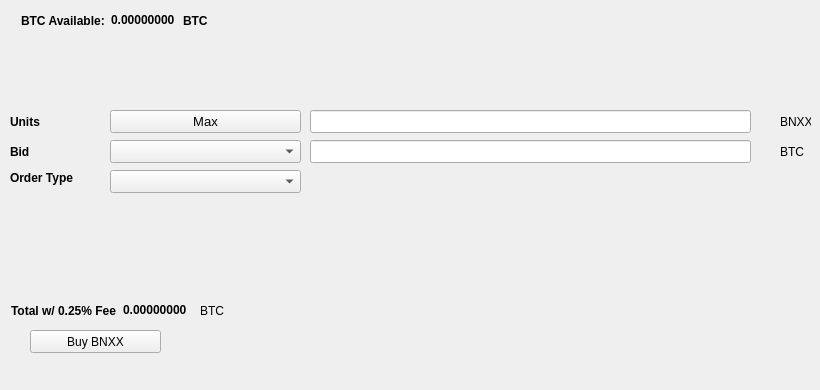
   <widget class="QWidget" name="BuyTab">
    <attribute name="title">
     <string>Buy</string>
    </attribute>
    <widget class="QPushButton" name="BuyBNXX">
     <property name="geometry">
      <rect>
       <x>30</x>
       <y>330</y>
       <width>131</width>
       <height>23</height>
      </rect>
     </property>
     <property name="text">
      <string>Buy BNXX</string>
     </property>
     <property name="icon">
      <iconset resource="../bitcoinnexx.qrc">
       <normaloff>:/icons/bitcoin</normaloff>:/icons/bitcoin</iconset>
     </property>
    </widget>
    <widget class="QLabel" name="label_3">
     <property name="geometry">
      <rect>
       <x>10</x>
       <y>110</y>
       <width>46</width>
       <height>23</height>
      </rect>
     </property>
     <property name="font">
      <font>
       <weight>75</weight>
       <bold>true</bold>
      </font>
     </property>
     <property name="text">
      <string>Units</string>
     </property>
    </widget>
    <widget class="QLineEdit" name="UnitsInput">
     <property name="geometry">
      <rect>
       <x>310</x>
       <y>110</y>
       <width>441</width>
       <height>23</height>
      </rect>
     </property>
     <property name="font">
      <font>
       <pointsize>9</pointsize>
       <weight>75</weight>
       <bold>true</bold>
      </font>
     </property>
    </widget>
    <widget class="QLineEdit" name="BuyBidPriceEdit">
     <property name="geometry">
      <rect>
       <x>310</x>
       <y>140</y>
       <width>441</width>
       <height>23</height>
      </rect>
     </property>
     <property name="font">
      <font>
       <pointsize>9</pointsize>
       <weight>75</weight>
       <bold>true</bold>
      </font>
     </property>
    </widget>
    <widget class="QLabel" name="label_4">
     <property name="geometry">
      <rect>
       <x>780</x>
       <y>110</y>
       <width>31</width>
       <height>23</height>
      </rect>
     </property>
     <property name="text">
      <string>BNXX</string>
     </property>
    </widget>
    <widget class="QLabel" name="label_5">
     <property name="geometry">
      <rect>
       <x>780</x>
       <y>140</y>
       <width>31</width>
       <height>23</height>
      </rect>
     </property>
     <property name="text">
      <string>BTC</string>
     </property>
    </widget>
    <widget class="QLabel" name="label_6">
     <property name="geometry">
      <rect>
       <x>10</x>
       <y>140</y>
       <width>46</width>
       <height>23</height>
      </rect>
     </property>
     <property name="font">
      <font>
       <weight>75</weight>
       <bold>true</bold>
      </font>
     </property>
     <property name="text">
      <string>Bid</string>
     </property>
    </widget>
    <widget class="QLabel" name="label_7">
     <property name="geometry">
      <rect>
       <x>10</x>
       <y>170</y>
       <width>91</width>
       <height>16</height>
      </rect>
     </property>
     <property name="font">
      <font>
       <weight>75</weight>
       <bold>true</bold>
      </font>
     </property>
     <property name="text">
      <string>Order Type</string>
     </property>
    </widget>
    <widget class="QPushButton" name="Buy_Max_Amount">
     <property name="geometry">
      <rect>
       <x>110</x>
       <y>110</y>
       <width>191</width>
       <height>23</height>
      </rect>
     </property>
     <property name="font">
      <font>
       <pointsize>10</pointsize>
      </font>
     </property>
     <property name="text">
      <string>Max</string>
     </property>
    </widget>
    <widget class="QComboBox" name="BuyBidcomboBox">
     <property name="geometry">
      <rect>
       <x>110</x>
       <y>140</y>
       <width>191</width>
       <height>23</height>
      </rect>
     </property>
     <property name="font">
      <font>
       <pointsize>10</pointsize>
      </font>
     </property>
    </widget>
    <widget class="QComboBox" name="buyOrdertypeCombo">
     <property name="geometry">
      <rect>
       <x>110</x>
       <y>170</y>
       <width>191</width>
       <height>23</height>
      </rect>
     </property>
     <property name="font">
      <font>
       <pointsize>10</pointsize>
      </font>
     </property>
    </widget>
    <widget class="QWidget" name="layoutWidget1">
     <property name="geometry">
      <rect>
       <x>21</x>
       <y>11</y>
       <width>227</width>
       <height>19</height>
      </rect>
     </property>
     <layout class="QHBoxLayout" name="horizontalLayout_3">
      <item>
       <widget class="QLabel" name="label232">
        <property name="font">
         <font>
          <weight>75</weight>
          <bold>true</bold>
         </font>
        </property>
        <property name="text">
         <string>BTC Available:</string>
        </property>
       </widget>
      </item>
      <item>
       <widget class="QLabel" name="BtcAvailableLbl">
        <property name="palette">
         <palette>
          <active>
           <colorrole role="WindowText">
            <brush brushstyle="SolidPattern">
             <color alpha="255">
              <red>0</red>
              <green>0</green>
              <blue>0</blue>
             </color>
            </brush>
           </colorrole>
           <colorrole role="Button">
            <brush brushstyle="SolidPattern">
             <color alpha="255">
              <red>0</red>
              <green>170</green>
              <blue>0</blue>
             </color>
            </brush>
           </colorrole>
           <colorrole role="Light">
            <brush brushstyle="SolidPattern">
             <color alpha="255">
              <red>0</red>
              <green>255</green>
              <blue>0</blue>
             </color>
            </brush>
           </colorrole>
           <colorrole role="Midlight">
            <brush brushstyle="SolidPattern">
             <color alpha="255">
              <red>0</red>
              <green>212</green>
              <blue>0</blue>
             </color>
            </brush>
           </colorrole>
           <colorrole role="Dark">
            <brush brushstyle="SolidPattern">
             <color alpha="255">
              <red>0</red>
              <green>85</green>
              <blue>0</blue>
             </color>
            </brush>
           </colorrole>
           <colorrole role="Mid">
            <brush brushstyle="SolidPattern">
             <color alpha="255">
              <red>0</red>
              <green>113</green>
              <blue>0</blue>
             </color>
            </brush>
           </colorrole>
           <colorrole role="Text">
            <brush brushstyle="SolidPattern">
             <color alpha="255">
              <red>0</red>
              <green>170</green>
              <blue>0</blue>
             </color>
            </brush>
           </colorrole>
           <colorrole role="BrightText">
            <brush brushstyle="SolidPattern">
             <color alpha="255">
              <red>255</red>
              <green>255</green>
              <blue>255</blue>
             </color>
            </brush>
           </colorrole>
           <colorrole role="ButtonText">
            <brush brushstyle="SolidPattern">
             <color alpha="255">
              <red>0</red>
              <green>0</green>
              <blue>0</blue>
             </color>
            </brush>
           </colorrole>
           <colorrole role="Base">
            <brush brushstyle="SolidPattern">
             <color alpha="255">
              <red>255</red>
              <green>255</green>
              <blue>255</blue>
             </color>
            </brush>
           </colorrole>
           <colorrole role="Window">
            <brush brushstyle="SolidPattern">
             <color alpha="255">
              <red>0</red>
              <green>170</green>
              <blue>0</blue>
             </color>
            </brush>
           </colorrole>
           <colorrole role="Shadow">
            <brush brushstyle="SolidPattern">
             <color alpha="255">
              <red>0</red>
              <green>0</green>
              <blue>0</blue>
             </color>
            </brush>
           </colorrole>
           <colorrole role="AlternateBase">
            <brush brushstyle="SolidPattern">
             <color alpha="255">
              <red>127</red>
              <green>212</green>
              <blue>127</blue>
             </color>
            </brush>
           </colorrole>
           <colorrole role="ToolTipBase">
            <brush brushstyle="SolidPattern">
             <color alpha="255">
              <red>255</red>
              <green>255</green>
              <blue>220</blue>
             </color>
            </brush>
           </colorrole>
           <colorrole role="ToolTipText">
            <brush brushstyle="SolidPattern">
             <color alpha="255">
              <red>0</red>
              <green>0</green>
              <blue>0</blue>
             </color>
            </brush>
           </colorrole>
          </active>
          <inactive>
           <colorrole role="WindowText">
            <brush brushstyle="SolidPattern">
             <color alpha="255">
              <red>0</red>
              <green>0</green>
              <blue>0</blue>
             </color>
            </brush>
           </colorrole>
           <colorrole role="Button">
            <brush brushstyle="SolidPattern">
             <color alpha="255">
              <red>0</red>
              <green>170</green>
              <blue>0</blue>
             </color>
            </brush>
           </colorrole>
           <colorrole role="Light">
            <brush brushstyle="SolidPattern">
             <color alpha="255">
              <red>0</red>
              <green>255</green>
              <blue>0</blue>
             </color>
            </brush>
           </colorrole>
           <colorrole role="Midlight">
            <brush brushstyle="SolidPattern">
             <color alpha="255">
              <red>0</red>
              <green>212</green>
              <blue>0</blue>
             </color>
            </brush>
           </colorrole>
           <colorrole role="Dark">
            <brush brushstyle="SolidPattern">
             <color alpha="255">
              <red>0</red>
              <green>85</green>
              <blue>0</blue>
             </color>
            </brush>
           </colorrole>
           <colorrole role="Mid">
            <brush brushstyle="SolidPattern">
             <color alpha="255">
              <red>0</red>
              <green>113</green>
              <blue>0</blue>
             </color>
            </brush>
           </colorrole>
           <colorrole role="Text">
            <brush brushstyle="SolidPattern">
             <color alpha="255">
              <red>0</red>
              <green>170</green>
              <blue>0</blue>
             </color>
            </brush>
           </colorrole>
           <colorrole role="BrightText">
            <brush brushstyle="SolidPattern">
             <color alpha="255">
              <red>255</red>
              <green>255</green>
              <blue>255</blue>
             </color>
            </brush>
           </colorrole>
           <colorrole role="ButtonText">
            <brush brushstyle="SolidPattern">
             <color alpha="255">
              <red>0</red>
              <green>0</green>
              <blue>0</blue>
             </color>
            </brush>
           </colorrole>
           <colorrole role="Base">
            <brush brushstyle="SolidPattern">
             <color alpha="255">
              <red>255</red>
              <green>255</green>
              <blue>255</blue>
             </color>
            </brush>
           </colorrole>
           <colorrole role="Window">
            <brush brushstyle="SolidPattern">
             <color alpha="255">
              <red>0</red>
              <green>170</green>
              <blue>0</blue>
             </color>
            </brush>
           </colorrole>
           <colorrole role="Shadow">
            <brush brushstyle="SolidPattern">
             <color alpha="255">
              <red>0</red>
              <green>0</green>
              <blue>0</blue>
             </color>
            </brush>
           </colorrole>
           <colorrole role="AlternateBase">
            <brush brushstyle="SolidPattern">
             <color alpha="255">
              <red>127</red>
              <green>212</green>
              <blue>127</blue>
             </color>
            </brush>
           </colorrole>
           <colorrole role="ToolTipBase">
            <brush brushstyle="SolidPattern">
             <color alpha="255">
              <red>255</red>
              <green>255</green>
              <blue>220</blue>
             </color>
            </brush>
           </colorrole>
           <colorrole role="ToolTipText">
            <brush brushstyle="SolidPattern">
             <color alpha="255">
              <red>0</red>
              <green>0</green>
              <blue>0</blue>
             </color>
            </brush>
           </colorrole>
          </inactive>
          <disabled>
           <colorrole role="WindowText">
            <brush brushstyle="SolidPattern">
             <color alpha="255">
              <red>0</red>
              <green>85</green>
              <blue>0</blue>
             </color>
            </brush>
           </colorrole>
           <colorrole role="Button">
            <brush brushstyle="SolidPattern">
             <color alpha="255">
              <red>0</red>
              <green>170</green>
              <blue>0</blue>
             </color>
            </brush>
           </colorrole>
           <colorrole role="Light">
            <brush brushstyle="SolidPattern">
             <color alpha="255">
              <red>0</red>
              <green>255</green>
              <blue>0</blue>
             </color>
            </brush>
           </colorrole>
           <colorrole role="Midlight">
            <brush brushstyle="SolidPattern">
             <color alpha="255">
              <red>0</red>
              <green>212</green>
              <blue>0</blue>
             </color>
            </brush>
           </colorrole>
           <colorrole role="Dark">
            <brush brushstyle="SolidPattern">
             <color alpha="255">
              <red>0</red>
              <green>85</green>
              <blue>0</blue>
             </color>
            </brush>
           </colorrole>
           <colorrole role="Mid">
            <brush brushstyle="SolidPattern">
             <color alpha="255">
              <red>0</red>
              <green>113</green>
              <blue>0</blue>
             </color>
            </brush>
           </colorrole>
           <colorrole role="Text">
            <brush brushstyle="SolidPattern">
             <color alpha="255">
              <red>0</red>
              <green>85</green>
              <blue>0</blue>
             </color>
            </brush>
           </colorrole>
           <colorrole role="BrightText">
            <brush brushstyle="SolidPattern">
             <color alpha="255">
              <red>255</red>
              <green>255</green>
              <blue>255</blue>
             </color>
            </brush>
           </colorrole>
           <colorrole role="ButtonText">
            <brush brushstyle="SolidPattern">
             <color alpha="255">
              <red>0</red>
              <green>85</green>
              <blue>0</blue>
             </color>
            </brush>
           </colorrole>
           <colorrole role="Base">
            <brush brushstyle="SolidPattern">
             <color alpha="255">
              <red>0</red>
              <green>170</green>
              <blue>0</blue>
             </color>
            </brush>
           </colorrole>
           <colorrole role="Window">
            <brush brushstyle="SolidPattern">
             <color alpha="255">
              <red>0</red>
              <green>170</green>
              <blue>0</blue>
             </color>
            </brush>
           </colorrole>
           <colorrole role="Shadow">
            <brush brushstyle="SolidPattern">
             <color alpha="255">
              <red>0</red>
              <green>0</green>
              <blue>0</blue>
             </color>
            </brush>
           </colorrole>
           <colorrole role="AlternateBase">
            <brush brushstyle="SolidPattern">
             <color alpha="255">
              <red>0</red>
              <green>170</green>
              <blue>0</blue>
             </color>
            </brush>
           </colorrole>
           <colorrole role="ToolTipBase">
            <brush brushstyle="SolidPattern">
             <color alpha="255">
              <red>255</red>
              <green>255</green>
              <blue>220</blue>
             </color>
            </brush>
           </colorrole>
           <colorrole role="ToolTipText">
            <brush brushstyle="SolidPattern">
             <color alpha="255">
              <red>0</red>
              <green>0</green>
              <blue>0</blue>
             </color>
            </brush>
           </colorrole>
          </disabled>
         </palette>
        </property>
        <property name="font">
         <font>
          <weight>75</weight>
          <bold>true</bold>
         </font>
        </property>
        <property name="text">
         <string>0.00000000</string>
        </property>
        <property name="textInteractionFlags">
         <set>Qt::LinksAccessibleByMouse|Qt::TextSelectableByKeyboard|Qt::TextSelectableByMouse</set>
        </property>
       </widget>
      </item>
      <item>
       <widget class="QLabel" name="BtcAvailableLbl_2">
        <property name="font">
         <font>
          <weight>75</weight>
          <bold>true</bold>
         </font>
        </property>
        <property name="text">
         <string>BTC</string>
        </property>
       </widget>
      </item>
     </layout>
    </widget>
    <widget class="QWidget" name="layoutWidge2">
     <property name="geometry">
      <rect>
       <x>11</x>
       <y>301</y>
       <width>259</width>
       <height>19</height>
      </rect>
     </property>
     <layout class="QHBoxLayout" name="horizontalLayout_4">
      <item>
       <widget class="QLabel" name="label_9">
        <property name="font">
         <font>
          <weight>75</weight>
          <bold>true</bold>
         </font>
        </property>
        <property name="text">
         <string>Total w/ 0.25% Fee</string>
        </property>
       </widget>
      </item>
      <item>
       <widget class="QLabel" name="BuyCostLabel">
        <property name="palette">
         <palette>
          <active>
           <colorrole role="WindowText">
            <brush brushstyle="SolidPattern">
             <color alpha="255">
              <red>0</red>
              <green>0</green>
              <blue>0</blue>
             </color>
            </brush>
           </colorrole>
           <colorrole role="Button">
            <brush brushstyle="SolidPattern">
             <color alpha="255">
              <red>0</red>
              <green>170</green>
              <blue>0</blue>
             </color>
            </brush>
           </colorrole>
           <colorrole role="Light">
            <brush brushstyle="SolidPattern">
             <color alpha="255">
              <red>0</red>
              <green>255</green>
              <blue>0</blue>
             </color>
            </brush>
           </colorrole>
           <colorrole role="Midlight">
            <brush brushstyle="SolidPattern">
             <color alpha="255">
              <red>0</red>
              <green>212</green>
              <blue>0</blue>
             </color>
            </brush>
           </colorrole>
           <colorrole role="Dark">
            <brush brushstyle="SolidPattern">
             <color alpha="255">
              <red>0</red>
              <green>85</green>
              <blue>0</blue>
             </color>
            </brush>
           </colorrole>
           <colorrole role="Mid">
            <brush brushstyle="SolidPattern">
             <color alpha="255">
              <red>0</red>
              <green>113</green>
              <blue>0</blue>
             </color>
            </brush>
           </colorrole>
           <colorrole role="Text">
            <brush brushstyle="SolidPattern">
             <color alpha="255">
              <red>0</red>
              <green>170</green>
              <blue>0</blue>
             </color>
            </brush>
           </colorrole>
           <colorrole role="BrightText">
            <brush brushstyle="SolidPattern">
             <color alpha="255">
              <red>255</red>
              <green>255</green>
              <blue>255</blue>
             </color>
            </brush>
           </colorrole>
           <colorrole role="ButtonText">
            <brush brushstyle="SolidPattern">
             <color alpha="255">
              <red>0</red>
              <green>0</green>
              <blue>0</blue>
             </color>
            </brush>
           </colorrole>
           <colorrole role="Base">
            <brush brushstyle="SolidPattern">
             <color alpha="255">
              <red>255</red>
              <green>255</green>
              <blue>255</blue>
             </color>
            </brush>
           </colorrole>
           <colorrole role="Window">
            <brush brushstyle="SolidPattern">
             <color alpha="255">
              <red>0</red>
              <green>170</green>
              <blue>0</blue>
             </color>
            </brush>
           </colorrole>
           <colorrole role="Shadow">
            <brush brushstyle="SolidPattern">
             <color alpha="255">
              <red>0</red>
              <green>0</green>
              <blue>0</blue>
             </color>
            </brush>
           </colorrole>
           <colorrole role="AlternateBase">
            <brush brushstyle="SolidPattern">
             <color alpha="255">
              <red>127</red>
              <green>212</green>
              <blue>127</blue>
             </color>
            </brush>
           </colorrole>
           <colorrole role="ToolTipBase">
            <brush brushstyle="SolidPattern">
             <color alpha="255">
              <red>255</red>
              <green>255</green>
              <blue>220</blue>
             </color>
            </brush>
           </colorrole>
           <colorrole role="ToolTipText">
            <brush brushstyle="SolidPattern">
             <color alpha="255">
              <red>0</red>
              <green>0</green>
              <blue>0</blue>
             </color>
            </brush>
           </colorrole>
          </active>
          <inactive>
           <colorrole role="WindowText">
            <brush brushstyle="SolidPattern">
             <color alpha="255">
              <red>0</red>
              <green>0</green>
              <blue>0</blue>
             </color>
            </brush>
           </colorrole>
           <colorrole role="Button">
            <brush brushstyle="SolidPattern">
             <color alpha="255">
              <red>0</red>
              <green>170</green>
              <blue>0</blue>
             </color>
            </brush>
           </colorrole>
           <colorrole role="Light">
            <brush brushstyle="SolidPattern">
             <color alpha="255">
              <red>0</red>
              <green>255</green>
              <blue>0</blue>
             </color>
            </brush>
           </colorrole>
           <colorrole role="Midlight">
            <brush brushstyle="SolidPattern">
             <color alpha="255">
              <red>0</red>
              <green>212</green>
              <blue>0</blue>
             </color>
            </brush>
           </colorrole>
           <colorrole role="Dark">
            <brush brushstyle="SolidPattern">
             <color alpha="255">
              <red>0</red>
              <green>85</green>
              <blue>0</blue>
             </color>
            </brush>
           </colorrole>
           <colorrole role="Mid">
            <brush brushstyle="SolidPattern">
             <color alpha="255">
              <red>0</red>
              <green>113</green>
              <blue>0</blue>
             </color>
            </brush>
           </colorrole>
           <colorrole role="Text">
            <brush brushstyle="SolidPattern">
             <color alpha="255">
              <red>0</red>
              <green>170</green>
              <blue>0</blue>
             </color>
            </brush>
           </colorrole>
           <colorrole role="BrightText">
            <brush brushstyle="SolidPattern">
             <color alpha="255">
              <red>255</red>
              <green>255</green>
              <blue>255</blue>
             </color>
            </brush>
           </colorrole>
           <colorrole role="ButtonText">
            <brush brushstyle="SolidPattern">
             <color alpha="255">
              <red>0</red>
              <green>0</green>
              <blue>0</blue>
             </color>
            </brush>
           </colorrole>
           <colorrole role="Base">
            <brush brushstyle="SolidPattern">
             <color alpha="255">
              <red>255</red>
              <green>255</green>
              <blue>255</blue>
             </color>
            </brush>
           </colorrole>
           <colorrole role="Window">
            <brush brushstyle="SolidPattern">
             <color alpha="255">
              <red>0</red>
              <green>170</green>
              <blue>0</blue>
             </color>
            </brush>
           </colorrole>
           <colorrole role="Shadow">
            <brush brushstyle="SolidPattern">
             <color alpha="255">
              <red>0</red>
              <green>0</green>
              <blue>0</blue>
             </color>
            </brush>
           </colorrole>
           <colorrole role="AlternateBase">
            <brush brushstyle="SolidPattern">
             <color alpha="255">
              <red>127</red>
              <green>212</green>
              <blue>127</blue>
             </color>
            </brush>
           </colorrole>
           <colorrole role="ToolTipBase">
            <brush brushstyle="SolidPattern">
             <color alpha="255">
              <red>255</red>
              <green>255</green>
              <blue>220</blue>
             </color>
            </brush>
           </colorrole>
           <colorrole role="ToolTipText">
            <brush brushstyle="SolidPattern">
             <color alpha="255">
              <red>0</red>
              <green>0</green>
              <blue>0</blue>
             </color>
            </brush>
           </colorrole>
          </inactive>
          <disabled>
           <colorrole role="WindowText">
            <brush brushstyle="SolidPattern">
             <color alpha="255">
              <red>0</red>
              <green>85</green>
              <blue>0</blue>
             </color>
            </brush>
           </colorrole>
           <colorrole role="Button">
            <brush brushstyle="SolidPattern">
             <color alpha="255">
              <red>0</red>
              <green>170</green>
              <blue>0</blue>
             </color>
            </brush>
           </colorrole>
           <colorrole role="Light">
            <brush brushstyle="SolidPattern">
             <color alpha="255">
              <red>0</red>
              <green>255</green>
              <blue>0</blue>
             </color>
            </brush>
           </colorrole>
           <colorrole role="Midlight">
            <brush brushstyle="SolidPattern">
             <color alpha="255">
              <red>0</red>
              <green>212</green>
              <blue>0</blue>
             </color>
            </brush>
           </colorrole>
           <colorrole role="Dark">
            <brush brushstyle="SolidPattern">
             <color alpha="255">
              <red>0</red>
              <green>85</green>
              <blue>0</blue>
             </color>
            </brush>
           </colorrole>
           <colorrole role="Mid">
            <brush brushstyle="SolidPattern">
             <color alpha="255">
              <red>0</red>
              <green>113</green>
              <blue>0</blue>
             </color>
            </brush>
           </colorrole>
           <colorrole role="Text">
            <brush brushstyle="SolidPattern">
             <color alpha="255">
              <red>0</red>
              <green>85</green>
              <blue>0</blue>
             </color>
            </brush>
           </colorrole>
           <colorrole role="BrightText">
            <brush brushstyle="SolidPattern">
             <color alpha="255">
              <red>255</red>
              <green>255</green>
              <blue>255</blue>
             </color>
            </brush>
           </colorrole>
           <colorrole role="ButtonText">
            <brush brushstyle="SolidPattern">
             <color alpha="255">
              <red>0</red>
              <green>85</green>
              <blue>0</blue>
             </color>
            </brush>
           </colorrole>
           <colorrole role="Base">
            <brush brushstyle="SolidPattern">
             <color alpha="255">
              <red>0</red>
              <green>170</green>
              <blue>0</blue>
             </color>
            </brush>
           </colorrole>
           <colorrole role="Window">
            <brush brushstyle="SolidPattern">
             <color alpha="255">
              <red>0</red>
              <green>170</green>
              <blue>0</blue>
             </color>
            </brush>
           </colorrole>
           <colorrole role="Shadow">
            <brush brushstyle="SolidPattern">
             <color alpha="255">
              <red>0</red>
              <green>0</green>
              <blue>0</blue>
             </color>
            </brush>
           </colorrole>
           <colorrole role="AlternateBase">
            <brush brushstyle="SolidPattern">
             <color alpha="255">
              <red>0</red>
              <green>170</green>
              <blue>0</blue>
             </color>
            </brush>
           </colorrole>
           <colorrole role="ToolTipBase">
            <brush brushstyle="SolidPattern">
             <color alpha="255">
              <red>255</red>
              <green>255</green>
              <blue>220</blue>
             </color>
            </brush>
           </colorrole>
           <colorrole role="ToolTipText">
            <brush brushstyle="SolidPattern">
             <color alpha="255">
              <red>0</red>
              <green>0</green>
              <blue>0</blue>
             </color>
            </brush>
           </colorrole>
          </disabled>
         </palette>
        </property>
        <property name="font">
         <font>
          <weight>75</weight>
          <bold>true</bold>
         </font>
        </property>
        <property name="autoFillBackground">
         <bool>false</bool>
        </property>
        <property name="text">
         <string>0.00000000</string>
        </property>
        <property name="textInteractionFlags">
         <set>Qt::LinksAccessibleByMouse|Qt::TextSelectableByMouse</set>
        </property>
       </widget>
      </item>
      <item>
       <widget class="QLabel" name="label_10">
        <property name="font">
         <font>
          <weight>50</weight>
          <bold>false</bold>
         </font>
        </property>
        <property name="text">
         <string>BTC</string>
        </property>
       </widget>
      </item>
     </layout>
    </widget>
    <widget class="QLabel" name="label_24">
     <property name="geometry">
      <rect>
       <x>460</x>
       <y>300</y>
       <width>281</width>
       <height>81</height>
      </rect>
     </property>
     <property name="text">
      <string/>
     </property>
     <property name="pixmap">
      <pixmap>:/images/bittrex</pixmap>
     </property>
    </widget>
   </widget>
